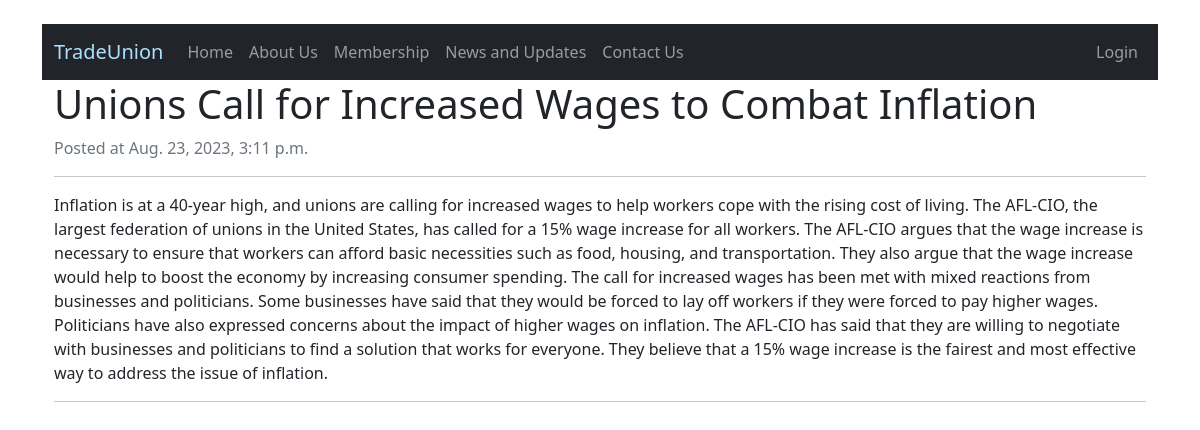
Page /post-1/ on the committed database.
### blog/models.py (models this page shows, shortened)
class Post(models.Model):
    title = models.CharField(max_length=200)
    content = models.TextField()
    created_at = models.DateTimeField(auto_now_add=True)
    featured = models.BooleanField(default=False)
    slug = models.SlugField(null=False, unique=True, default=None)

### blog/views.py (the view)
# urls.py: path('<slug:slug>/', views.post_detail, name="post_detail"),
def post_detail(request, slug):
    post = Post.objects.get(slug=slug)
    context = {'post': post}
    return render(request, 'blog/post_detail.html', context=context)

### templates/blog/post_detail.html
{% extends 'blog/base.html' %}
{% block content %}
    <h1 class="title">{{ post.title }}</h1>
    <small class="card-text text-muted h6">Posted at {{ post.created_at }}</small>
    <hr>
    <p>{{ post.content }}</p>
    <hr>
{% endblock %}

### rows in the picture
Post: title "Unions Call for Increased Wages to Combat Inflation", created_at "Aug. 23, 2023, 3:11 p.m.", content "Inflation is at a 40-year high, and unions are calling for increased wages to help workers cope with the rising cost of living. The AFL-CIO, the largest federation of unions in the United States, has called for a 15% wage increase for all workers. The AFL-CIO argues that the wage increase is necessary to ensure that workers can afford basic necessities such as food, housing, and transportation. They also argue that the wage increase would help to boost the economy by increasing consumer spending. The call for increased wages has been met with mixed reactions from businesses and politicians. Some businesses have said that they would be forced to lay off workers if they were forced to pay…"
